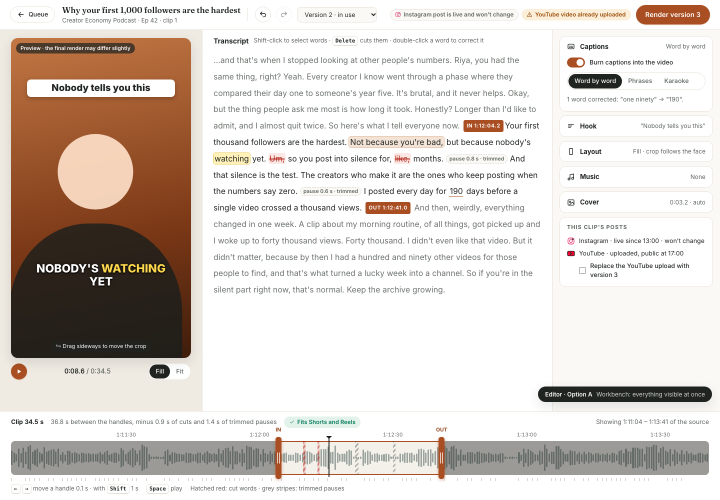
#> input picture mockups/autopilot/shots/editor-a.png, 1440 x 1000 px (shown at 1/2 size)
$ python -i reframe.py   (imports and definitions only)
#> lines starting #> are read from the running program, lines starting #| are printed output that depends on the picture
#> further down, picture is the input picture: shape (1000, 1440, 3); mean B, G, R 204.4, 210.4, 218.1
"""Face-tracked 9:16 reframing for the Fill layout (design §4.6 step 2;
Requirements 3.2, 3.3).

analyze() samples a clip at 4 fps (640 px wide), finds faces with OpenCV's
YuNet detector (or its bundled Haar cascade when the model file is missing),
and plans where a full-height 9:16 crop window sits over time:

* a shot cut is where the HSV colour histograms of consecutive samples
  correlate below 0.6; face tracks never cross a cut;
* within a shot, a face is linked to an earlier detection when their boxes
  overlap with IoU >= 0.3; the primary face is the track seen in the most
  samples (ties go to the larger face);
* the crop holds still while the primary face stays inside its central 70%.
  When the face leaves that zone, the crop eases over 0.4 s to re-centre on
  it, starting 0.2 s before the sample that saw it leave (the whole clip is
  known in advance). At a shot cut it jumps to the new shot's face, half-way
  between the samples either side of the cut. A shot with no face is
  centred. The crop never leaves the frame;
* the plan is used only if it keeps the face inside the crop in at least
  95% of the samples where the face was found (Requirement 3.2).

analyze() and plan() return None, meaning "use the Fit layout" (3.3), when no
shot has a face, when the plan can't keep the face in frame, when the source
is already 9:16 or narrower, or when no detector is available.

The result drives ffmpeg's crop filter through sendcmd (write_sendcmd and
filter_chain; run ffmpeg in the folder holding the command file) and is
saved as JSON for the editor's preview (write_track).
"""
from __future__ import annotations

import bisect
import json
import logging
import re
import subprocess
from pathlib import Path
from typing import Callable, Iterator

import paths

log = logging.getLogger(__name__)

SAMPLE_FPS = 4.0
SAMPLE_WIDTH = 640
CUT_CORRELATION = 0.6
LINK_IOU = 0.3
SAFE_ZONE = 0.70
EASE_S = 0.4
EASE_STEP_S = 1 / 15
MIN_FACE_IN_CROP = 0.95
SCORE_THRESHOLD = 0.6
CROP_FILTER = "crop@reframe"
_PLAIN_NAME = re.compile(r"^[A-Za-z0-9._-]+$")


class ReframeError(RuntimeError):
    pass


def _even(value: float) -> int:
    return int(round(value / 2)) * 2


# [56 lines left out: functions crop_width, iou, shots, primary_track, _inside, not called in this run]


def _x_at(keys: list[tuple[float, int]], t: float) -> int:
    i = bisect.bisect_right([k[0] for k in keys], t) - 1
    return keys[max(i, 0)][1]


# [86 lines left out: functions _ease, _clean, _path, plan, not called in this run]


def x_at(track: dict, t: float) -> int:
    """The crop's left edge at clip time t."""
    return _x_at([tuple(k) for k in track["keyframes"]], t)


def sendcmd_text(track: dict) -> str:
    return "".join(f"{t:.3f} {CROP_FILTER} x {x};\n" for t, x in track["keyframes"])


# [20 lines left out: functions write_sendcmd, write_track, filter_chain, not called in this run]


# ── detection and sampling ───────────────────────────────────────────────

Detector = Callable[[object], list]


# [54 lines left out: functions yunet_detector, haar_detector, default_detector, not called in this run]


def sample_size(src_w: int, src_h: int, width: int = SAMPLE_WIDTH) -> tuple[int, int]:
    w = max(2, min(_even(width), _even(src_w)))
    return w, max(2, _even(w * src_h / src_w))


# [29 lines left out: function sample_frames, not called in this run]


def _histogram(frame):
    import cv2

    hsv = cv2.cvtColor(frame, cv2.COLOR_BGR2HSV)
#> hsv: shape (1000, 1440, 3); mean H, S, V 11.2, 26.2, 218.5
    hist = cv2.calcHist([hsv], [0, 1], None, [50, 60], [0, 180, 0, 256])
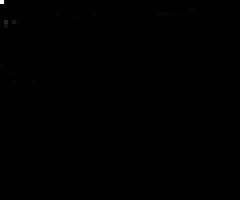
#> hist: shape (50, 60) float32 (shown 4 times larger); min 0, max 812670, mean 480; drawn with min black and max white
    return cv2.normalize(hist, hist)


# [46 lines left out: functions _correlation, analyze, not called in this run]

>>> import cv2
>>> picture = cv2.imread('../mockups/autopilot/shots/editor-a.png')
>>> result = _histogram(picture)
